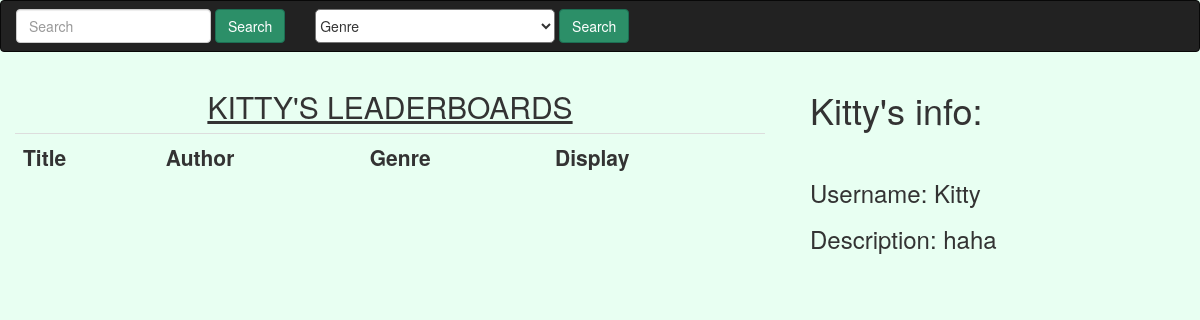
/Kitty, run on an earlier commit of the app's database.
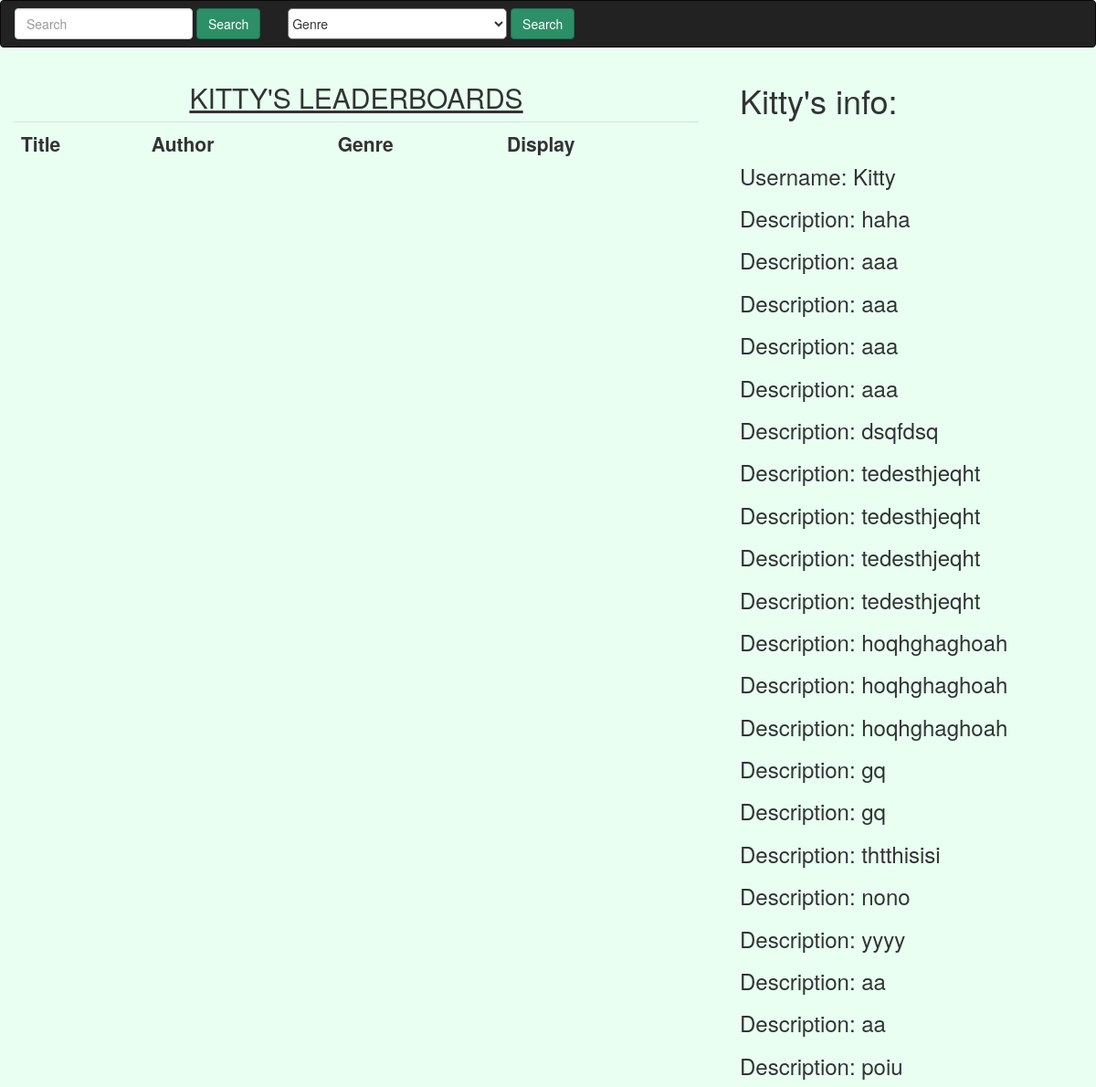
And on a later commit of the database.
### tables this page shows
CREATE TABLE Leaderboards(Lb_Id INTEGER PRIMARY KEY AUTOINCREMENT NOT NULL, User_Id INTEGER , Name text, Description text, Genre text , FOREIGN KEY (User_Id) REFERENCES Users(User_Id));

### main.py (the view)
@app.route('/<username>', methods=['GET'])
def user(username):
    users = leaderboard_db.get_users()
    leaderboards = leaderboard_db.get_leaderboards()
    return render_template('user.html', username=username, users=users, leaderboards=leaderboards)

### leaderboard_db.py (called while the page is built)
def get_db():
    if 'conn' not in g:
        g.conn = sqlite3.connect(db_filename)
    return g.conn

def get_users():
    conn = get_db()
    cs = []
    for row in conn.execute("SELECT * FROM Users"):
        c = models.Leaderboard()
        c.User_Id = row[0]
        c.Username = row[1]
        c.Description = row[2]
        c.Password = row[3]
        cs.append(c)
    return cs

def get_leaderboards():
    conn = get_db()
    cs = []
    for row in conn.execute("SELECT * FROM Leaderboards"):
        c = models.Leaderboard()
        c.Lb_Id = row[0]
        c.User_Id = row[1]
        c.Name = row[2]
        c.Description = row[3]
        c.Genre = row[4]
        cs.append(c)
    return cs

### templates/user.html (shortened to what this page needs)
<!DOCTYPE html>
<html lang="en">
	<head>
		<link rel="stylesheet" href="https://maxcdn.bootstrapcdn.com/bootstrap/3.3.7/css/bootstrap.min.css">
        <link rel="stylesheet" href="{{url_for('static', filename='css/main.css')}}">
	</head>
	<body>
		<div class="nav-wrapper">
			<nav class="navbar navbar-inverse" data-spy="affix" data-offset-top="500">
				<form class="navbar-form navbar-left">
					<input type="text" id="input" class="form-control" placeholder="Search">
					<button type="button" class="btn btn-artist" onclick="search()">Search</button>
				</form>
				<form class="navbar-form navbar-left">
			      	<div class="form-group">
			    		<select id="select" class="select">
			    			  <option>Genre</option>
			          	</select>
			      	</div>
	      			<button type="button" class="btn btn-artist" onclick="filter()">Search</button>
	    		</form>
			</nav>
		</div>
		<div class="row">
			<div class="col-md-8">
				<div class="container-fluid">
					<h2 class="title"><u>{{username.upper()}}'S LEADERBOARDS</u></h2>
					<table class="table">
						<tbody>
							<tr class="b">
								<th>Title</th>
								<th>Author</th>
								<th>Genre</th>
								<th>Display</th>
							</tr>
						</tbody>
					</table>
				</div>
			</div>
			<div class="col-md-4">
				<h1>{{username}}'s info:</h1>
                <br/>
				<h3>Username: {{username}}</h3>
				{% for i in leaderboards %}
				<h3>Description: {{i.Description}}</h3>
				{% endfor %}
			</div>
		</div>
	</body>
</html>

### static/css/main.css (style rules this page uses)
body { background-color: #E8FFF2; }
.btn-artist { color: #ffffff; background-color: #2C8F68; border-color: #1C6E53; }
.select { background-color:#ffffff; height: 34px; width: 240px; border-radius: 5px; }
.row { margin-right: auto; }
.title { text-align: center; }
.nav-wrapper { min-height: 70px; }
td,th { font-size: 150%; }

What changed in the data, as far as the page shows it:
added Leaderboards: Description "aaa"
added Leaderboards: Description "aaa"
added Leaderboards: Description "aaa"
added Leaderboards: Description "aaa"
added Leaderboards: Description "dsqfdsq"
added Leaderboards: Description "tedesthjeqht"
added Leaderboards: Description "tedesthjeqht"
added Leaderboards: Description "tedesthjeqht"
added Leaderboards: Description "tedesthjeqht"
added Leaderboards: Description "hoqhghaghoah"
added Leaderboards: Description "hoqhghaghoah"
added Leaderboards: Description "hoqhghaghoah"
added Leaderboards: Description "gq"
added Leaderboards: Description "gq"
added Leaderboards: Description "thtthisisi"
added Leaderboards: Description "nono"
added Leaderboards: Description "yyyy"
added Leaderboards: Description "aa"
added Leaderboards: Description "aa"
added Leaderboards: Description "poiu"
